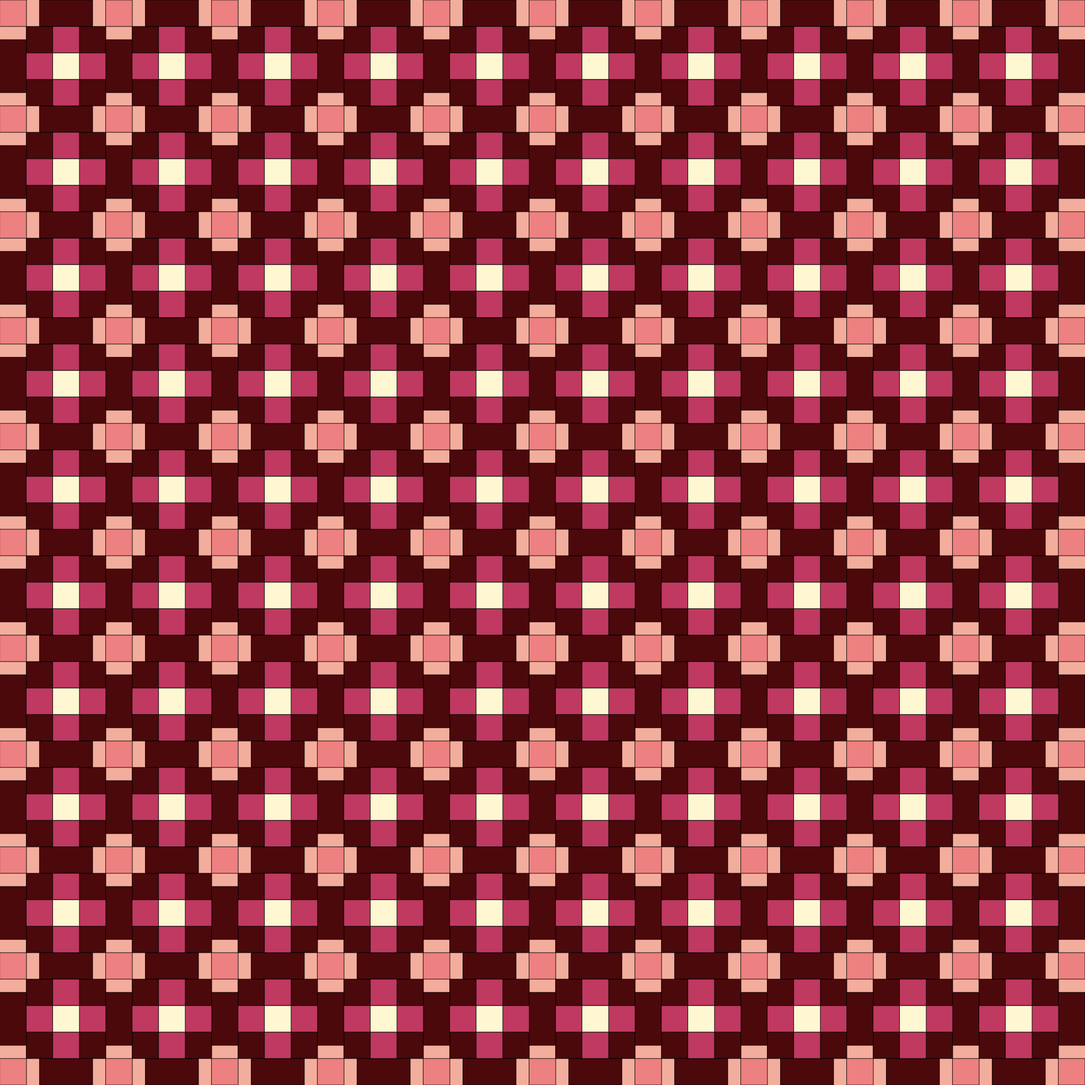
Frame 1 (no input)
Frame 60 (no input): identical to frame 1, image omitted
Frame 120 (the mouse pressed at the canvas centre since frame 60): identical to frame 1, image omitted

The p5.js sketch that drew this single still picture (run headless with seeded random() and noise() and a simulated clock; from frame 60 on, the mouse is pressed at the canvas centre):

// p5.js sketch
// ── sketch.js
function setup() {
  createCanvas(2050, 2050);
}

function draw() {
    background(243, 173, 156);

// for (start; condition; upddate) {
// code repeat }
// start - where the loop begins (let i = 0)
// conditon - how long it should keep going (stop at 5)
// update - how the counter changes each time (add 1 each time)

    // Main Sqaures 
    for (let i = 0; i < 10; i++) {
    fill(75, 9, 11)
    square(50 + i * 200, 50, 150);
    square(50 + i * 200, 250, 150);
    square(50 + i * 200, 450, 150);
    square(50 + i * 200, 650, 150);
    square(50 + i * 200, 850, 150);
    square(50 + i * 200, 1050, 150);
    square(50 + i * 200, 1250, 150);
    square(50 + i * 200, 1450, 150);
    square(50 + i * 200, 1650, 150);
    square(50 + i * 200, 1850, 150);
}


    // X Main Squares 
    for (let i = 0; i < 11; i++) {
    rect(0 + i * 200, 75, 50, 100);
    rect(0 + i * 200, 275, 50, 100);
    rect(0 + i * 200, 475, 50, 100);
    rect(0 + i * 200, 675, 50, 100);
    rect(0 + i * 200, 875, 50, 100);
    rect(0 + i * 200, 1075, 50, 100);
    rect(0 + i * 200, 1275, 50, 100);
    rect(0 + i * 200, 1475, 50, 100);
    rect(0 + i * 200, 1675, 50, 100);
    rect(0 + i * 200, 1875, 50, 100);

    // Y Main Squares 
    rect(75 + i * 200, 0, 100, 50);
    rect(75 + i * 200, 200, 100, 50);
    rect(75 + i * 200, 400, 100, 50);
    rect(75 + i * 200, 600, 100, 50);
    rect(75 + i * 200, 800, 100, 50);
    rect(75 + i * 200, 1000, 100, 50);
    rect(75 + i * 200, 1200, 100, 50);
    rect(75 + i * 200, 1400, 100, 50);
    rect(75 + i * 200, 1600, 100, 50);
    rect(75 + i * 200, 1800, 100, 50);
    rect(75 + i * 200, 2000, 100, 50);
}


    //Mini Pink Squares  
    for (let i = 0; i < 11; i++) {
    fill(237, 128, 128)
    square(0 + i * 200, 0, 50);
    square(0 + i * 200, 200, 50);
    square(0 + i * 200, 400, 50);
    square(0 + i * 200, 600, 50);
    square(0 + i * 200, 800, 50);
    square(0 + i * 200, 1000, 50);
    square(0 + i * 200, 1200, 50);
    square(0 + i * 200, 1400, 50);
    square(0 + i * 200, 1600, 50);
    square(0 + i * 200, 1800, 50);
    square(0 + i * 200, 2000, 50);
}


    //Y Pink Rectangles 
    for (let i = 0; i < 10; i++) {
    fill(191, 57, 97)
    rect(100 + i * 200, 50, 50, 150);
    rect(100 + i * 200, 250, 50, 150);
    rect(100 + i * 200, 450, 50, 150);
    rect(100 + i * 200, 650, 50, 150);
    rect(100 + i * 200, 850, 50, 150);
    rect(100 + i * 200, 1050, 50, 150);
    rect(100 + i * 200, 1250, 50, 150);
    rect(100 + i * 200, 1450, 50, 150);
    rect(100 + i * 200, 1650, 50, 150);
    rect(100 + i * 200, 1850, 50, 150);

    //X Pink Rectangles 
    rect(50 + i * 200, 100, 150, 50);
    rect(50 + i * 200, 300, 150, 50);
    rect(50 + i * 200, 500, 150, 50);
    rect(50 + i * 200, 700, 150, 50);
    rect(50 + i * 200, 900, 150, 50);
    rect(50 + i * 200, 1100, 150, 50);
    rect(50 + i * 200, 1300, 150, 50);
    rect(50 + i * 200, 1500, 150, 50);
    rect(50 + i * 200, 1700, 150, 50);
    rect(50 + i * 200, 1900, 150, 50);
}


    //Cream Square 
    for (let i = 0; i < 10; i++) {
    fill(254, 247, 210)
    square(100 + i * 200, 100, 50);
    square(100 + i * 200, 300, 50);
    square(100 + i * 200, 500, 50);
    square(100 + i * 200, 700, 50);
    square(100 + i * 200, 900, 50);
    square(100 + i * 200, 1100, 50);
    square(100 + i * 200, 1300, 50);
    square(100 + i * 200, 1500, 50);
    square(100 + i * 200, 1700, 50);
    square(100 + i * 200, 1900, 50);
}


}
